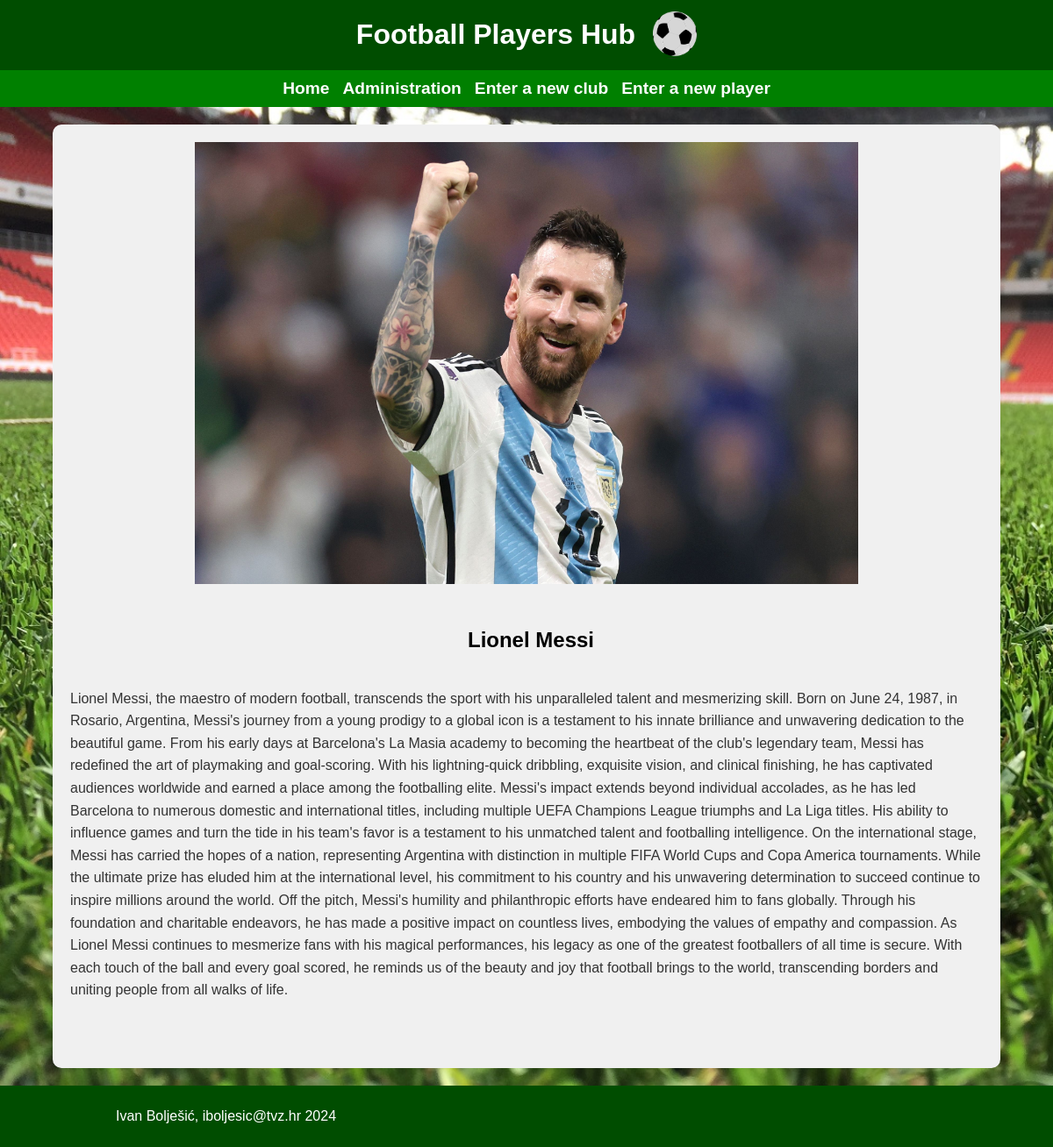
The page /clanak.php?kategorija=igrac&clanak=Lionel Messi on the database its author committed.
### tables this page shows
CREATE TABLE `igraci` (
  `id` int(10) NOT NULL,
  `ime` varchar(100) NOT NULL,
  `opis` text NOT NULL,
  `full` text NOT NULL,
  `slika` varchar(255) NOT NULL
);

### clanak.php (the view, shortened to what this page needs)
<?php
    $dbc = mysqli_connect("localhost", "root","", "projekt") or die("Couldn't connect to database");
    if(isset($_GET['kategorija'])){
        $kategorija = $_GET['kategorija'];
        if($kategorija == "igrac"){
            $clanak = $_GET['clanak'];
            $query = "SELECT * FROM igraci WHERE ime = '$clanak' limit 1";
            $res = mysqli_query($dbc, $query);
            $row = mysqli_fetch_assoc($res);
        }
    }
?>
<!DOCTYPE html>
<html lang="en">
<head>
    <link rel="stylesheet" href="style.css">
</head>
<body class="clanak-body">
<header>
        <h1>Football Players Hub</h1>
        <div class="ball">
        <img  src="slike/ball.png" alt="">
        </div>
    </header>
    <nav>
        <div class="nav"><a href="index.php">Home</a></div>
        <div class="nav item"><a href="login.php">Administration</a></div>
        <div class="nav item"><a href="unos.php?unos=klub">Enter a new club</a></div>
        <div class="nav item"><a href="unos.php?unos=igrac">Enter a new player</a></div>
        <div class="nav item menu">
        </div>
    </nav>
    <div class="sadrzaj">
        <div class="clanak-slika">
            <img src="slike/<?php echo $row['slika']?>" alt="">
        </div>
        <h2 class="clanak-naslov"><?php echo $row['ime'] ?></h2>
        <p class="clanak-tekst"><?php echo $row['full'] ?></p>
    </div>
    <footer>
    <p>Ivan Bolješić, iboljesic@tvz.hr 2024</p>
    </footer>
</body>
</html>

### style.css (style rules this page uses)
body { margin: 0; background-image:url(slike/trava.jpg); font-family: Arial, sans-serif; background-size: cover; background-attachment: fixed; }
.sadrzaj { width: 80%; margin: auto ; background-color: #f0f0f0; border-radius: 10px; padding-bottom: 40px; margin-bottom: 20px; margin-top: 20px; min-height: 522px; align-items: center; }
nav { display: flex; background-color: #008000; justify-content: center; color: #fff; }
header { display: flex; justify-content: center; background-color: #004d00; color: #fff; align-items: center; }
.item { font-weight: bold; }
.nav { font-size: larger; padding-top: 10px; padding-bottom: 10px; font-weight: bold; padding-left: 15px; }
footer { background-color: #004d00; padding-top: 10px; padding-bottom: 10px; padding-left: 11%; color: #fff; }
h2 { padding-top: 10px; padding-left: 10px; }
nav a { color: white ; text-decoration: none; transition: color 0.3s ease; cursor:pointer; }
a { text-decoration: none; }
.ball { width: 50px; height: auto; margin-left: 20px; }
.ball img { width: 100%; height: auto; display: block; color: white; }
.clanak-slika img { width: 70%; height: auto; margin: 20px; }
.clanak-slika { display: flex; justify-content: center; }
.clanak-naslov { text-align: center; }
.clanak-tekst { padding: 20px; font-size: 16px; line-height: 1.6; color: #333; }
.clanak-body { background-image: url('slike/trava.jpg'); background-size: cover; background-attachment: fixed; }
h2 { text-align: center; }
@media (max-width: 1200px) { .sadrzaj { width: 90%; } }

### rows shown on the page
igraci: slika (picture), ime "Lionel Messi", full "Lionel Messi, the maestro of modern football, transcends the sport with his unparalleled talent and mesmerizing skill. Born on June 24, 1987, in Rosario, Argentina, Messi's journey from a young prodigy to a global icon is a testament to his innate brilliance and unwavering dedication to the beautiful game. From his early days at Barcelona's La Masia academy to becoming the heartbeat of the club's legendary team, Messi has redefined the art of playmaking and goal-scoring. With his lightning-quick dribbling, exquisite vision, and clinical finishing, he has captivated audiences worldwide and earned a place among the footballing elite. Messi's impact extends beyond individual accolades, as he…"
